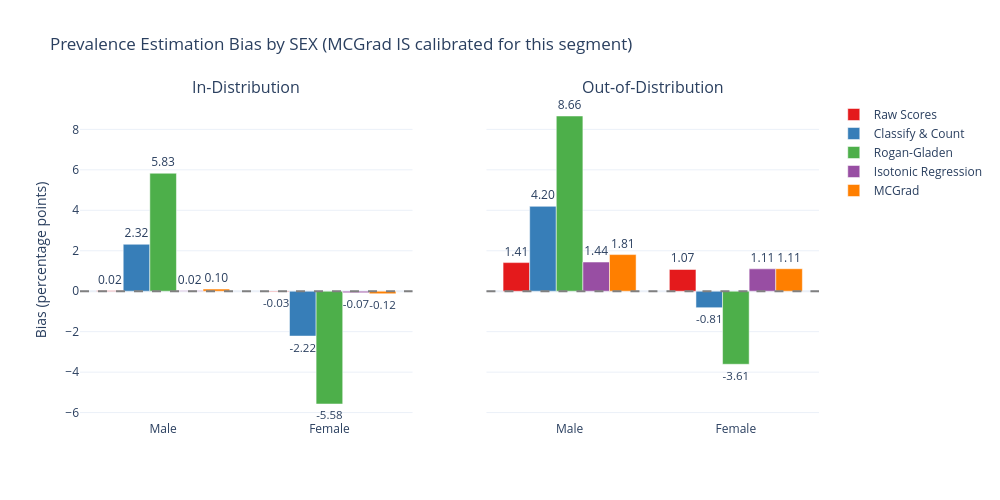

The code cell stored with this chart in its notebook:
### Code cell
# Visualization: Prevalence estimation bias by SEX
fig = make_subplots(
    rows=1, cols=2,
    subplot_titles=("In-Distribution", "Out-of-Distribution"),
    shared_yaxes=True,
)

colors = px.colors.qualitative.Set1

for col, (results, title) in enumerate([
    (sex_results_in_dist, "In-Distribution"),
    (sex_results_ood, "Out-of-Distribution"),
], start=1):
    for i, method in enumerate(methods_to_plot):
        biases = []
        segments = []
        for segment_name, estimates in results.items():
            true_prev = estimates["True Prevalence"]
            bias = estimates[method] - true_prev
            biases.append(bias * 100)
            segments.append(segment_name)
        
        fig.add_trace(
            go.Bar(
                name=method,
                x=segments,
                y=biases,
                marker_color=colors[i],
                showlegend=(col == 1),
                text=[f"{b:.2f}" for b in biases],
                textposition='outside',
            ),
            row=1, col=col,
        )

fig.add_hline(y=0, line_dash="dash", line_color="gray")
fig.update_layout(
    title="Prevalence Estimation Bias by SEX (MCGrad IS calibrated for this segment)",
    yaxis_title="Bias (percentage points)",
    barmode='group',
    height=500,
    width=1000,
)
fig.show()

### Figure 1 — Plotly figure (JSON) as saved in the notebook; plotly's stock layout.template omitted (floating-point values rounded to 4 significant figures)
{"data": [{"marker": {"color": "rgb(228,26,28)"}, "name": "Raw Scores", "showlegend": true, "text": ["0.02", "-0.03"], "textposition": "outside", "type": "bar", "x": ["Male", "Female"], "xaxis": "x", "y": [0.0243, -0.0276], "yaxis": "y"}, {"marker": {"color": "rgb(55,126,184)"}, "name": "Classify & Count", "showlegend": true, "text": ["2.32", "-2.22"], "textposition": "outside", "type": "bar", "x": ["Male", "Female"], "xaxis": "x", "y": [2.32, -2.218], "yaxis": "y"}, {"marker": {"color": "rgb(77,175,74)"}, "name": "Rogan-Gladen", "showlegend": true, "text": ["5.83", "-5.58"], "textposition": "outside", "type": "bar", "x": ["Male", "Female"], "xaxis": "x", "y": [5.831, -5.576], "yaxis": "y"}, {"marker": {"color": "rgb(152,78,163)"}, "name": "Isotonic Regression", "showlegend": true, "text": ["0.02", "-0.07"], "textposition": "outside", "type": "bar", "x": ["Male", "Female"], "xaxis": "x", "y": [0.01796, -0.0726], "yaxis": "y"}, {"marker": {"color": "rgb(255,127,0)"}, "name": "MCGrad", "showlegend": true, "text": ["0.10", "-0.12"], "textposition": "outside", "type": "bar", "x": ["Male", "Female"], "xaxis": "x", "y": [0.1046, -0.1243], "yaxis": "y"}, {"marker": {"color": "rgb(228,26,28)"}, "name": "Raw Scores", "showlegend": false, "text": ["1.41", "1.07"], "textposition": "outside", "type": "bar", "x": ["Male", "Female"], "xaxis": "x2", "y": [1.414, 1.074], "yaxis": "y2"}, {"marker": {"color": "rgb(55,126,184)"}, "name": "Classify & Count", "showlegend": false, "text": ["4.20", "-0.81"], "textposition": "outside", "type": "bar", "x": ["Male", "Female"], "xaxis": "x2", "y": [4.196, -0.8117], "yaxis": "y2"}, {"marker": {"color": "rgb(77,175,74)"}, "name": "Rogan-Gladen", "showlegend": false, "text": ["8.66", "-3.61"], "textposition": "outside", "type": "bar", "x": ["Male", "Female"], "xaxis": "x2", "y": [8.661, -3.611], "yaxis": "y2"}, {"marker": {"color": "rgb(152,78,163)"}, "name": "Isotonic Regression", "showlegend": false, "text": ["1.44", "1.11"], "textposition": "outside", "type": "bar", "x": ["Male", "Female"], "xaxis": "x2", "y": [1.442, 1.106], "yaxis": "y2"}, {"marker": {"color": "rgb(255,127,0)"}, "name": "MCGrad", "showlegend": false, "text": ["1.81", "1.11"], "textposition": "outside", "type": "bar", "x": ["Male", "Female"], "xaxis": "x2", "y": [1.81, 1.111], "yaxis": "y2"}], "layout": {"annotations": [{"font": {"size": 16}, "showarrow": false, "text": "In-Distribution", "x": 0.225, "xanchor": "center", "xref": "paper", "y": 1, "yanchor": "bottom", "yref": "paper"}, {"font": {"size": 16}, "showarrow": false, "text": "Out-of-Distribution", "x": 0.775, "xanchor": "center", "xref": "paper", "y": 1, "yanchor": "bottom", "yref": "paper"}], "barmode": "group", "height": 500, "shapes": [{"line": {"color": "gray", "dash": "dash"}, "type": "line", "x0": 0, "x1": 1, "xref": "x domain", "y0": 0, "y1": 0, "yref": "y"}, {"line": {"color": "gray", "dash": "dash"}, "type": "line", "x0": 0, "x1": 1, "xref": "x2 domain", "y0": 0, "y1": 0, "yref": "y2"}], "title": {"text": "Prevalence Estimation Bias by SEX (MCGrad IS calibrated for this segment)"}, "width": 1000, "xaxis": {"anchor": "y", "domain": [0, 0.45]}, "xaxis2": {"anchor": "y2", "domain": [0.55, 1]}, "yaxis": {"anchor": "x", "domain": [0, 1], "title": {"text": "Bias (percentage points)"}}, "yaxis2": {"anchor": "x2", "domain": [0, 1], "matches": "y", "showticklabels": false}}}
